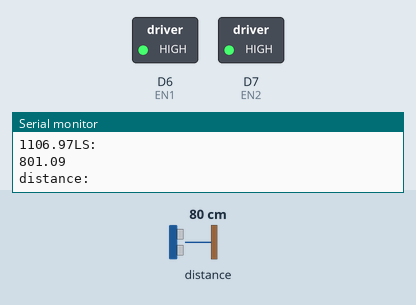
Simulated run of this sketch. Board: ESP8266 (NodeMCU). On the bench: switched loads named in the sketch (green lamp = pin HIGH), the last lines printed to the serial monitor. Wiring (inferred from the names in the program): ultrasonic range finder: trigger D4; echo D3. The inputs (shaded band) are chosen by the test bench; at power-on: distance to the obstacle 80 cm. The echo pulse lasts 58.3 µs per cm; pins used as bus, display or sensor lines are not drawn.

Above: at 1.2 s.
1.3 s: distance to the obstacle set to 9 cm
At 2.5 s:
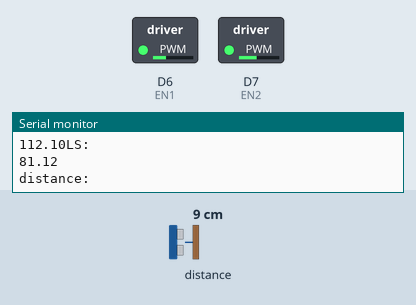
2.8 s: distance to the obstacle set to 18 cm
At 3.7 s:
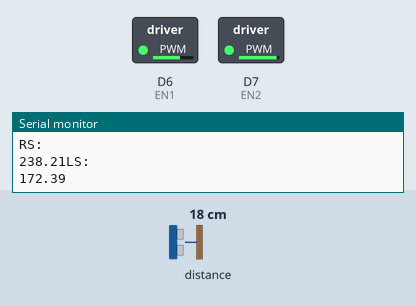
4.3 s: distance to the obstacle set to 35 cm
At 5.6 s:
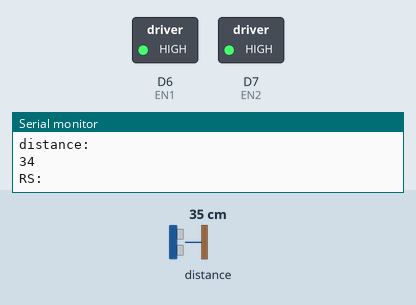
Timing chart, 0 to 7.3 s (numbered marks = the images above; inputs shaded):
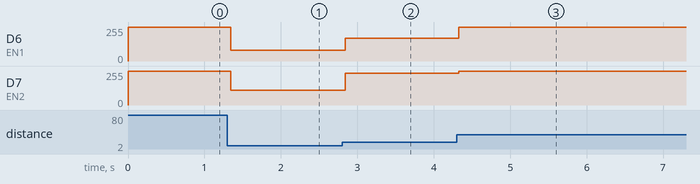

The sketch:

autonomous_robot_.ino
```cpp
#include <ESP8266WiFi.h>
#define EN1 D6    // Enable PIN to control speed
#define EN2 D7

const int trigP = 2; //D4
const int echoP = 0; //D3
long duration;
int distance;


String  data = "";

void setup() {

  pinMode(EN1, OUTPUT);
  pinMode(EN2,OUTPUT);
  pinMode(trigP, OUTPUT); // Sets the trigPin as an Output
  pinMode(echoP, INPUT); // Sets the echoPin as an Input
  Serial.begin(9600);
}

void loop() {
  digitalWrite(trigP, LOW);
  delayMicroseconds(2);// Makes trigPin low
  digitalWrite(trigP, HIGH); // tigPin high
  delayMicroseconds(10);
  digitalWrite(trigP, LOW);
  duration = pulseIn(echoP, HIGH); //Read echo pin, time in
  distance= duration*0.034/2; //Calculating actual/real
double w1_fin = 10.140420;
double w2_fin = 14.012266;
double LS = w1_fin * distance;
double RS = w2_fin *distance;
Serial.println("distance: ");
Serial.println(distance);
    analogWrite(EN1,LS);
  analogWrite(EN2,RS);
  Serial.println("RS: ");
  Serial.print(RS);
  Serial.println("LS: ");
  Serial.println(LS);
}
```

Measured:
- after the input at 1.3 s, D6 (EN1): 255/255 → 81/255 at once; D7 (EN2): 255/255 → 112/255 at once
- after the input at 2.8 s, D6 (EN1): 81/255 → 172/255 at once; D7 (EN2): 112/255 → 238/255 at once
- after the input at 4.3 s, D6 (EN1): 172/255 → 255/255 at once; D7 (EN2): 238/255 → 255/255 at once
